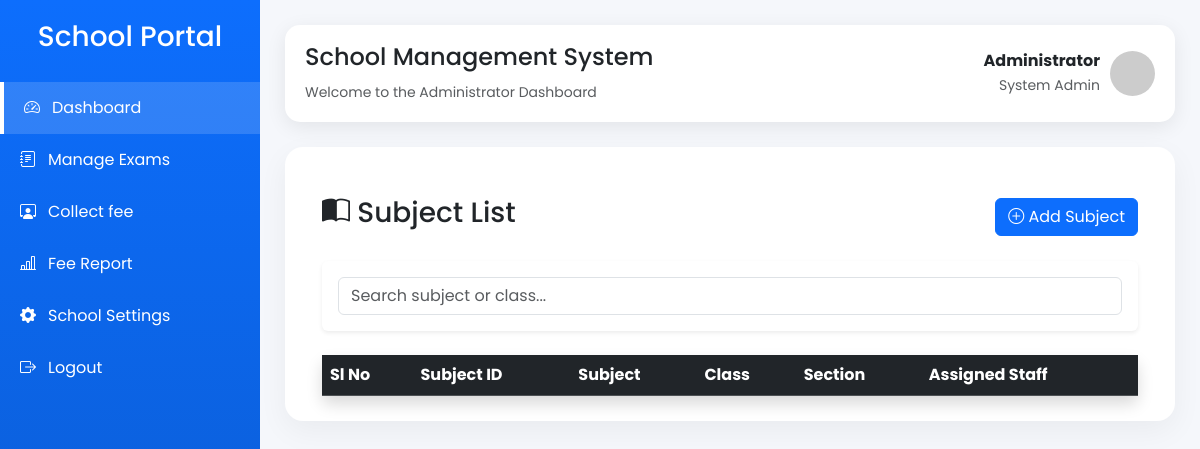
The page /subject_list (signed in) on the database as committed earlier.
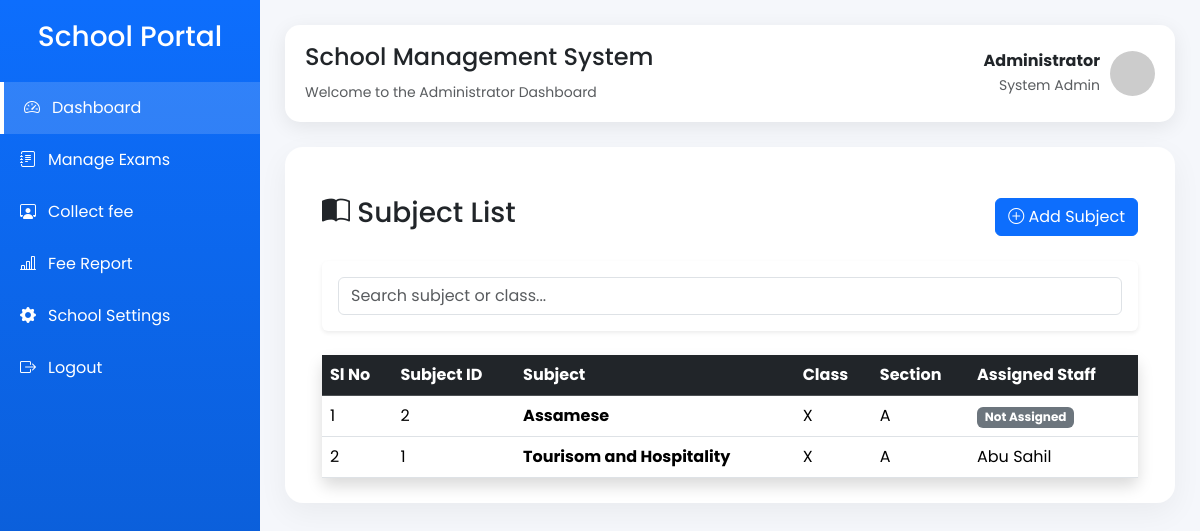
The same page on the database as committed later.
### application/model.py (models this page shows, shortened)
class Subject(db.Model):
    __tablename__ = "subjects"
    id = db.Column(db.Integer, primary_key=True)
    name = db.Column(db.String(50), nullable=False)
    class_id = db.Column(db.Integer,db.ForeignKey("classes.id"),nullable=False)
    school_class = db.relationship("SchoolClass",back_populates="subjects")
    exams = db.relationship("Exam", back_populates="subject",cascade="all, delete-orphan" )
    staff = db.relationship("Staff",back_populates="subject" , uselist = False )

class SchoolClass(db.Model):
    __tablename__ = "classes"
    id = db.Column(db.Integer, primary_key=True)
    name = db.Column(db.String(20), nullable=False)
    section = db.Column(db.String(10), nullable=False)
    students = db.relationship("Student",back_populates="school_class",cascade="all, delete-orphan")
    subjects = db.relationship("Subject",back_populates="school_class",cascade="all, delete-orphan" )
    fee_types = db.relationship("FeeType",back_populates="school_class",cascade="all, delete-orphan")
    __table_args__ = (
        db.UniqueConstraint(
            "name",
            "section",
            name="unique_class_section"
        ),
    )

class User(db.Model, UserMixin):
    __tablename__ = "users"
    id = db.Column(db.Integer, primary_key=True)
    role = db.Column(db.String(20), nullable=False)       # Admin / Staff / Student
    name = db.Column(db.String(100), nullable=False)
    email = db.Column(db.String(100), unique=True, nullable=False)
    password = db.Column(db.String(255), nullable=False)
    is_active = db.Column(db.Boolean, default=True)
    created_at = db.Column(db.DateTime, default=datetime.utcnow)
    staff = db.relationship("Staff",back_populates="user",uselist=False,cascade="all, delete-orphan")
    student = db.relationship("Student",back_populates="user",uselist=False,cascade="all, delete-orphan")

### application/controler.py (the view)
@app.route("/subject_list")
@login_required
def subject_list():
    if current_user.role is None or current_user.role != "admin":
            flash("Only Admin can access this page.", "danger")
            return redirect(url_for("login"))
    subjects = Subject.query.order_by(Subject.name).all()
    return render_template(
        "admin/subject_list.html",
        subjects=subjects
    )

### application/controler.py (called while the page is built)
@login_manager.user_loader
def load_user(user_id):
    return User.query.get(int(user_id))

### templates/admin/subject_list.html (shortened to what this page needs)
{% extends "admin/admin_dashboard.html" %}
{% block content %}
<div class="container mt-4">
    <div class="d-flex justify-content-between align-items-center mb-4">
        <h3>
            <i class="bi bi-book-half"></i>
            Subject List
        </h3>
        <a href="{{ url_for('add_subject') }}" class="btn btn-primary">
            <i class="bi bi-plus-circle"></i>
            Add Subject
        </a>
    </div>
    <div class="card shadow-sm border-0 mb-4">
        <div class="card-body">
            <input
                type="text"
                class="form-control"
                id="searchInput"
                placeholder="Search subject or class...">
        </div>
    </div>
    <div class="card shadow border-0">
        <div class="card-body p-0">
            <div class="table-responsive">
                <table class="table table-hover align-middle mb-0" id="subjectTable">
                    <thead class="table-dark">
                        <tr>
                            <th>Sl No</th>
                            <th>Subject ID</th>
                            <th>Subject</th>
                            <th>Class</th>
                            <th>Section</th>
                            <th>Assigned Staff</th>
                        </tr>
                    </thead>
                    <tbody>
                        {% for subject in subjects %}
                        <tr>
                            <td>{{ loop.index }}</td>
                            <td>{{ subject.id}}</td>
                            <td>
                                <strong>{{ subject.name }}</strong>
                            </td>
                            <td>
                                {{ subject.school_class.name }}
                            </td>
                            <td>
                                {{ subject.school_class.section }}
                            </td>
                            <td>
                                {% if subject.staff %}
                                    {{ subject.staff.user.name }}
                                {% else %}
                                    <span class="badge bg-secondary">
                                        Not Assigned
                                    </span>
                                {% endif %}
                            </td>
                        </tr>
                        {% endfor %}
                    </tbody>
                </table>
            </div>
        </div>
    </div>
</div>
{% endblock %}

Rows that differ between the two databases and show on the page:
added Subject: id "2", name "Assamese", school_class.name "X", school_class.section "A", shows "Not Assigned"
added Subject: id "1", name "Tourisom and Hospitality", school_class.name "X", school_class.section "A", staff.user.name "Abu Sahil"
